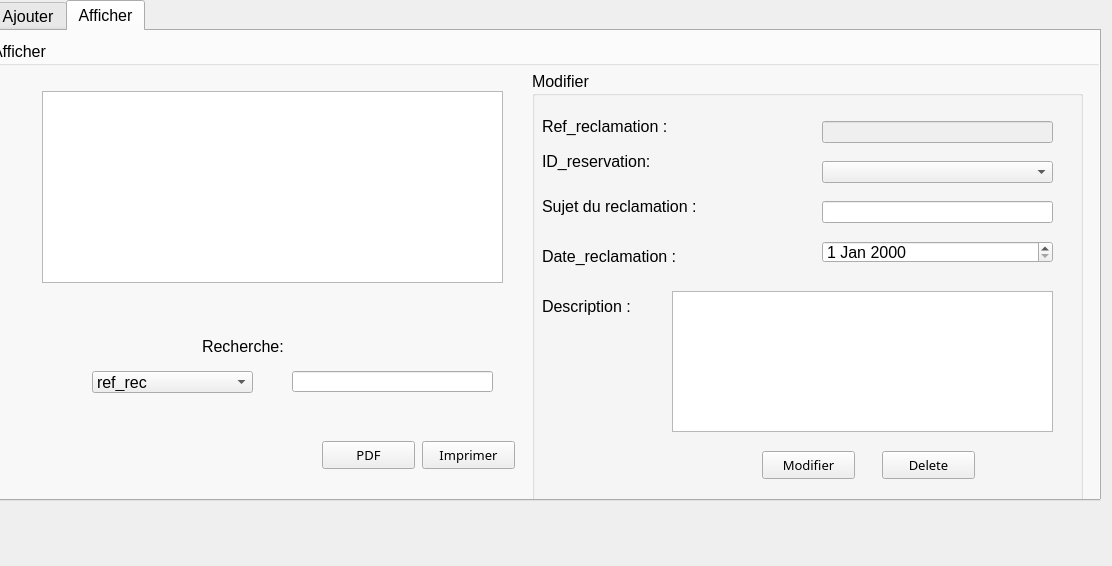
<?xml version="1.0" encoding="UTF-8"?>
<ui version="4.0">
 <class>GestionReclamation</class>
 <widget class="QDialog" name="GestionReclamation">
  <property name="geometry">
   <rect>
    <x>0</x>
    <y>0</y>
    <width>1112</width>
    <height>566</height>
   </rect>
  </property>
  <property name="windowTitle">
   <string>Dialog</string>
  </property>
  <widget class="QTabWidget" name="tabWidget_2">
   <property name="geometry">
    <rect>
     <x>-10</x>
     <y>0</y>
     <width>1111</width>
     <height>501</height>
    </rect>
   </property>
   <property name="font">
    <font>
     <family>Tahoma</family>
     <pointsize>12</pointsize>
    </font>
   </property>
   <property name="currentIndex">
    <number>1</number>
   </property>
   <widget class="QWidget" name="tab_4">
    <attribute name="title">
     <string>Ajouter</string>
    </attribute>
    <widget class="QLabel" name="label_7">
     <property name="geometry">
      <rect>
       <x>80</x>
       <y>230</y>
       <width>171</width>
       <height>31</height>
      </rect>
     </property>
     <property name="font">
      <font>
       <family>Tahoma</family>
       <pointsize>12</pointsize>
      </font>
     </property>
     <property name="text">
      <string>Description :</string>
     </property>
    </widget>
    <widget class="QGroupBox" name="groupBox_6">
     <property name="geometry">
      <rect>
       <x>60</x>
       <y>10</y>
       <width>581</width>
       <height>431</height>
      </rect>
     </property>
     <property name="font">
      <font>
       <family>Tahoma</family>
       <pointsize>12</pointsize>
      </font>
     </property>
     <property name="title">
      <string>Ajout</string>
     </property>
     <widget class="QLabel" name="label">
      <property name="geometry">
       <rect>
        <x>20</x>
        <y>175</y>
        <width>191</width>
        <height>31</height>
       </rect>
      </property>
      <property name="font">
       <font>
        <family>Tahoma</family>
        <pointsize>12</pointsize>
       </font>
      </property>
      <property name="text">
       <string>Date_reclamation :</string>
      </property>
     </widget>
     <widget class="QDateEdit" name="dateEdit">
      <property name="geometry">
       <rect>
        <x>290</x>
        <y>180</y>
        <width>231</width>
        <height>22</height>
       </rect>
      </property>
     </widget>
     <widget class="QLabel" name="label_6">
      <property name="geometry">
       <rect>
        <x>20</x>
        <y>130</y>
        <width>211</width>
        <height>31</height>
       </rect>
      </property>
      <property name="font">
       <font>
        <family>Tahoma</family>
        <pointsize>12</pointsize>
       </font>
      </property>
      <property name="text">
       <string>Sujet du reclamation :</string>
      </property>
     </widget>
     <widget class="QLabel" name="label_2">
      <property name="geometry">
       <rect>
        <x>20</x>
        <y>50</y>
        <width>171</width>
        <height>31</height>
       </rect>
      </property>
      <property name="font">
       <font>
        <family>Tahoma</family>
        <pointsize>12</pointsize>
       </font>
      </property>
      <property name="text">
       <string>Ref_reclamation :</string>
      </property>
     </widget>
     <widget class="QLineEdit" name="lineEdit_5">
      <property name="geometry">
       <rect>
        <x>290</x>
        <y>60</y>
        <width>231</width>
        <height>22</height>
       </rect>
      </property>
     </widget>
     <widget class="QTextEdit" name="textEdit">
      <property name="geometry">
       <rect>
        <x>180</x>
        <y>230</y>
        <width>381</width>
        <height>141</height>
       </rect>
      </property>
      <property name="font">
       <font>
        <family>Tahoma</family>
        <pointsize>12</pointsize>
       </font>
      </property>
     </widget>
     <widget class="QPushButton" name="pushButton_21">
      <property name="geometry">
       <rect>
        <x>420</x>
        <y>390</y>
        <width>93</width>
        <height>28</height>
       </rect>
      </property>
      <property name="font">
       <font>
        <family>Franklin Gothic Medium</family>
        <pointsize>10</pointsize>
       </font>
      </property>
      <property name="text">
       <string>Ajouter</string>
      </property>
     </widget>
     <widget class="QLabel" name="label_5">
      <property name="geometry">
       <rect>
        <x>20</x>
        <y>90</y>
        <width>201</width>
        <height>41</height>
       </rect>
      </property>
      <property name="font">
       <font>
        <family>Tahoma</family>
        <pointsize>12</pointsize>
       </font>
      </property>
      <property name="text">
       <string>ID_reservation:</string>
      </property>
     </widget>
     <widget class="QComboBox" name="comboBox_7">
      <property name="geometry">
       <rect>
        <x>290</x>
        <y>100</y>
        <width>231</width>
        <height>22</height>
       </rect>
      </property>
     </widget>
     <widget class="QLineEdit" name="lineEdit_15">
      <property name="geometry">
       <rect>
        <x>290</x>
        <y>140</y>
        <width>231</width>
        <height>22</height>
       </rect>
      </property>
     </widget>
    </widget>
    <zorder>groupBox_6</zorder>
    <zorder>label_7</zorder>
   </widget>
   <widget class="QWidget" name="tab_5">
    <attribute name="title">
     <string>Afficher</string>
    </attribute>
    <widget class="QGroupBox" name="groupBox_3">
     <property name="geometry">
      <rect>
       <x>0</x>
       <y>10</y>
       <width>1111</width>
       <height>481</height>
      </rect>
     </property>
     <property name="font">
      <font>
       <family>Tahoma</family>
       <pointsize>12</pointsize>
      </font>
     </property>
     <property name="title">
      <string>Afficher</string>
     </property>
     <widget class="QTableView" name="tabrec">
      <property name="geometry">
       <rect>
        <x>50</x>
        <y>50</y>
        <width>461</width>
        <height>192</height>
       </rect>
      </property>
      <property name="font">
       <font>
        <family>Tahoma</family>
        <pointsize>12</pointsize>
       </font>
      </property>
     </widget>
     <widget class="QGroupBox" name="groupBox_5">
      <property name="geometry">
       <rect>
        <x>540</x>
        <y>30</y>
        <width>551</width>
        <height>441</height>
       </rect>
      </property>
      <property name="font">
       <font>
        <family>Tahoma</family>
        <pointsize>12</pointsize>
       </font>
      </property>
      <property name="title">
       <string>Modifier</string>
      </property>
      <widget class="QPushButton" name="pushButton_2">
       <property name="geometry">
        <rect>
         <x>350</x>
         <y>380</y>
         <width>93</width>
         <height>28</height>
        </rect>
       </property>
       <property name="font">
        <font>
         <family>Franklin Gothic Medium</family>
         <pointsize>10</pointsize>
        </font>
       </property>
       <property name="text">
        <string>Delete</string>
       </property>
      </widget>
      <widget class="QPushButton" name="pushButton_28">
       <property name="geometry">
        <rect>
         <x>230</x>
         <y>380</y>
         <width>93</width>
         <height>28</height>
        </rect>
       </property>
       <property name="font">
        <font>
         <family>Franklin Gothic Medium</family>
         <pointsize>10</pointsize>
        </font>
       </property>
       <property name="text">
        <string>Modifier</string>
       </property>
      </widget>
      <widget class="QLabel" name="label_13">
       <property name="geometry">
        <rect>
         <x>10</x>
         <y>220</y>
         <width>171</width>
         <height>31</height>
        </rect>
       </property>
       <property name="font">
        <font>
         <family>Tahoma</family>
         <pointsize>12</pointsize>
        </font>
       </property>
       <property name="text">
        <string>Description :</string>
       </property>
      </widget>
      <widget class="QLabel" name="label_3">
       <property name="geometry">
        <rect>
         <x>10</x>
         <y>170</y>
         <width>191</width>
         <height>31</height>
        </rect>
       </property>
       <property name="font">
        <font>
         <family>Tahoma</family>
         <pointsize>12</pointsize>
        </font>
       </property>
       <property name="text">
        <string>Date_reclamation :</string>
       </property>
      </widget>
      <widget class="QDateEdit" name="dateEdit_2">
       <property name="geometry">
        <rect>
         <x>290</x>
         <y>170</y>
         <width>231</width>
         <height>22</height>
        </rect>
       </property>
      </widget>
      <widget class="QLabel" name="label_15">
       <property name="geometry">
        <rect>
         <x>10</x>
         <y>40</y>
         <width>191</width>
         <height>31</height>
        </rect>
       </property>
       <property name="font">
        <font>
         <family>Tahoma</family>
         <pointsize>12</pointsize>
        </font>
       </property>
       <property name="text">
        <string>Ref_reclamation :</string>
       </property>
      </widget>
      <widget class="QLineEdit" name="lineEdit_14">
       <property name="enabled">
        <bool>false</bool>
       </property>
       <property name="geometry">
        <rect>
         <x>290</x>
         <y>50</y>
         <width>231</width>
         <height>22</height>
        </rect>
       </property>
      </widget>
      <widget class="QTextEdit" name="textEdit_2">
       <property name="geometry">
        <rect>
         <x>140</x>
         <y>220</y>
         <width>381</width>
         <height>141</height>
        </rect>
       </property>
       <property name="font">
        <font>
         <family>Tahoma</family>
         <pointsize>12</pointsize>
        </font>
       </property>
      </widget>
      <widget class="QLabel" name="label_16">
       <property name="geometry">
        <rect>
         <x>10</x>
         <y>110</y>
         <width>211</width>
         <height>51</height>
        </rect>
       </property>
       <property name="font">
        <font>
         <family>Tahoma</family>
         <pointsize>12</pointsize>
        </font>
       </property>
       <property name="text">
        <string>Sujet du reclamation :</string>
       </property>
      </widget>
      <widget class="QLabel" name="label_10">
       <property name="geometry">
        <rect>
         <x>10</x>
         <y>70</y>
         <width>201</width>
         <height>41</height>
        </rect>
       </property>
       <property name="font">
        <font>
         <family>Tahoma</family>
         <pointsize>12</pointsize>
        </font>
       </property>
       <property name="text">
        <string>ID_reservation:</string>
       </property>
      </widget>
      <widget class="QComboBox" name="comboBox_8">
       <property name="geometry">
        <rect>
         <x>290</x>
         <y>90</y>
         <width>231</width>
         <height>22</height>
        </rect>
       </property>
      </widget>
     </widget>
     <widget class="QLineEdit" name="lineEdit_19">
      <property name="geometry">
       <rect>
        <x>830</x>
        <y>160</y>
        <width>231</width>
        <height>22</height>
       </rect>
      </property>
     </widget>
     <widget class="QLabel" name="label_9">
      <property name="geometry">
       <rect>
        <x>210</x>
        <y>290</y>
        <width>131</width>
        <height>31</height>
       </rect>
      </property>
      <property name="font">
       <font>
        <family>Tahoma</family>
        <pointsize>12</pointsize>
       </font>
      </property>
      <property name="text">
       <string>Recherche:</string>
      </property>
     </widget>
     <widget class="QComboBox" name="comboBox_6">
      <property name="geometry">
       <rect>
        <x>100</x>
        <y>330</y>
        <width>161</width>
        <height>22</height>
       </rect>
      </property>
      <property name="font">
       <font>
        <family>Tahoma</family>
        <pointsize>12</pointsize>
       </font>
      </property>
      <item>
       <property name="text">
        <string>ref_rec</string>
       </property>
      </item>
      <item>
       <property name="text">
        <string>date_rec</string>
       </property>
      </item>
      <item>
       <property name="text">
        <string>sujet</string>
       </property>
      </item>
      <item>
       <property name="text">
        <string>description</string>
       </property>
      </item>
     </widget>
     <widget class="QPushButton" name="pushButton_18">
      <property name="geometry">
       <rect>
        <x>430</x>
        <y>400</y>
        <width>93</width>
        <height>28</height>
       </rect>
      </property>
      <property name="font">
       <font>
        <family>Franklin Gothic Medium</family>
        <pointsize>10</pointsize>
       </font>
      </property>
      <property name="text">
       <string>Imprimer</string>
      </property>
     </widget>
     <widget class="QLineEdit" name="lineEdit_7">
      <property name="geometry">
       <rect>
        <x>300</x>
        <y>330</y>
        <width>201</width>
        <height>21</height>
       </rect>
      </property>
     </widget>
     <widget class="QPushButton" name="pushPDF1">
      <property name="geometry">
       <rect>
        <x>330</x>
        <y>400</y>
        <width>93</width>
        <height>28</height>
       </rect>
      </property>
      <property name="font">
       <font>
        <family>Franklin Gothic Medium</family>
        <pointsize>10</pointsize>
       </font>
      </property>
      <property name="text">
       <string>PDF</string>
      </property>
     </widget>
     <zorder>groupBox_5</zorder>
     <zorder>tabrec</zorder>
     <zorder>lineEdit_19</zorder>
     <zorder>label_9</zorder>
     <zorder>comboBox_6</zorder>
     <zorder>pushButton_18</zorder>
     <zorder>lineEdit_7</zorder>
     <zorder>pushPDF1</zorder>
    </widget>
   </widget>
  </widget>
 </widget>
 <resources/>
 <connections/>
</ui>
